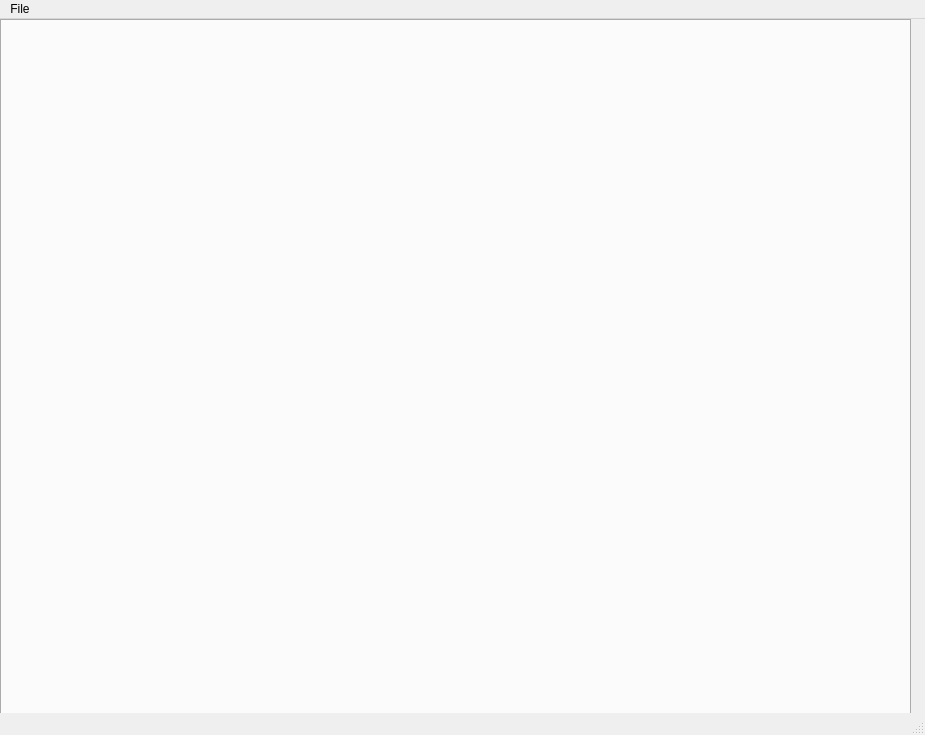
<?xml version="1.0" encoding="UTF-8"?>
<ui version="4.0">
 <class>MainWindow</class>
 <widget class="QMainWindow" name="MainWindow">
  <property name="geometry">
   <rect>
    <x>0</x>
    <y>0</y>
    <width>925</width>
    <height>735</height>
   </rect>
  </property>
  <property name="windowTitle">
   <string>Applanix POS LV Live View</string>
  </property>
  <widget class="QWidget" name="centralwidget">
   <widget class="QTabWidget" name="tabsWidget">
    <property name="geometry">
     <rect>
      <x>0</x>
      <y>0</y>
      <width>911</width>
      <height>861</height>
     </rect>
    </property>
    <property name="currentIndex">
     <number>-1</number>
    </property>
   </widget>
  </widget>
  <widget class="QMenuBar" name="menuBar">
   <property name="geometry">
    <rect>
     <x>0</x>
     <y>0</y>
     <width>925</width>
     <height>23</height>
    </rect>
   </property>
   <widget class="QMenu" name="menuFile">
    <property name="title">
     <string>File</string>
    </property>
    <addaction name="actionQuit"/>
   </widget>
   <addaction name="menuFile"/>
  </widget>
  <widget class="QStatusBar" name="statusBar"/>
  <action name="actionQuit">
   <property name="text">
    <string>Quit</string>
   </property>
   <property name="shortcut">
    <string>Ctrl+Q</string>
   </property>
  </action>
 </widget>
 <resources/>
 <connections>
  <connection>
   <sender>actionQuit</sender>
   <signal>triggered()</signal>
   <receiver>MainWindow</receiver>
   <slot>close()</slot>
   <hints>
    <hint type="sourcelabel">
     <x>-1</x>
     <y>-1</y>
    </hint>
    <hint type="destinationlabel">
     <x>399</x>
     <y>299</y>
    </hint>
   </hints>
  </connection>
 </connections>
</ui>
